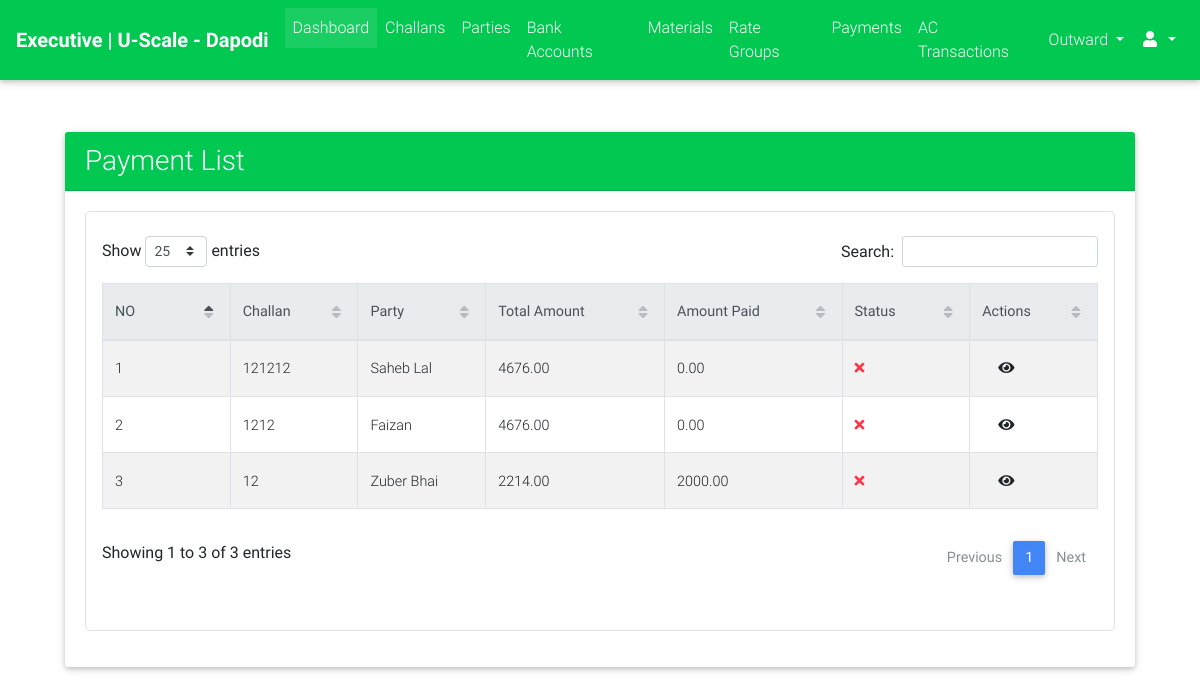
Screenshot of /cms_admin/payments/list/ (signed in) with the database file from the repository.
### payments/models.py (models this page shows, shortened)
class Payment(models.Model):
    PAYMENT_MODE_CHOICES = (("DP", "Direct Payment"), ("AL", "Account Less"))
    PAYMENT_STATUS_CHOICES = (("PN", "Pending"), ("DN", "Done"))
    challan = models.OneToOneField("challans.Challan", on_delete=models.CASCADE)
    payment_mode = models.CharField(max_length=2, choices=PAYMENT_MODE_CHOICES, blank=True, null=True)
    status = models.CharField(max_length=2, choices=PAYMENT_STATUS_CHOICES, default="PN")
    payed_amount = models.DecimalField(max_digits=9, decimal_places=2, default=0.00)
    amount = models.DecimalField(max_digits=9, decimal_places=2, null=True, blank=True)
    payed_on = models.DateTimeField(blank=True, null=True)
    image = models.ImageField(upload_to="payments/", blank=True, null=True)
    extra_info = models.TextField(blank=True)
    created_on = models.DateTimeField(auto_now_add=True)
    @property
    def get_absolute_url(self):
        return reverse_lazy("payments:detail", kwargs={"id": self.id})

### challans/models.py (models this page shows, shortened)
class Challan(models.Model):
    STATUS_CHOICES = (("PN", "Pending"), ("DN", "Done"))
    created_by = models.ForeignKey(User, on_delete=models.PROTECT)
    party = models.ForeignKey("parties.Party", on_delete=models.CASCADE)
    challan_no = models.PositiveIntegerField(blank=True, null=True)
    vehicle_details = models.CharField(max_length=128, blank=True, null=True)
    weights_amount = models.DecimalField(max_digits=9, decimal_places=2, default=decimal.Decimal(0.00))
    extra_charges = models.DecimalField(verbose_name="Kata Charges", max_digits=9, decimal_places=2,
                                        default=decimal.Decimal(0.00), validators=[MinValueValidator(limit_value=0), MaxValueValidator(limit_value=100)])
    round_amount = models.DecimalField(max_digits=4, decimal_places=2, default=decimal.Decimal(0.00), validators=[MinValueValidator(limit_value=-10), MaxValueValidator(limit_value=10)])
    total_amount = models.DecimalField(max_digits=9, decimal_places=2, default=decimal.Decimal(0.00), validators=[MinValueValidator(limit_value=0)])
    image = models.ImageField(upload_to="payments/", blank=True, null=True)
    extra_info = models.TextField(blank=True)
    created_on = models.DateTimeField(auto_now_add=True, editable=True)
    updated_on = models.DateTimeField(auto_now=True, editable=True)
    is_entries_done = models.BooleanField(default=False)
    is_reports_done = models.BooleanField(default=False)
    is_rates_assigned = models.BooleanField(default=False)
    is_payed = models.BooleanField(default=False)
    status = models.CharField(max_length=2, choices=STATUS_CHOICES, default="PN")

### parties/models.py (models this page shows, shortened)
class Party(models.Model):
    RATE_TYPE_CHOICES = (("GR", "Group Rate"), ("IR", "Individual Rate"))
    rate_type = models.CharField(max_length=2, choices=RATE_TYPE_CHOICES)
    rate_group = models.ForeignKey("rates.RateGroup", on_delete=models.PROTECT, blank=True, null=True)
    name = models.CharField(max_length=128)
    party_code = models.CharField(max_length=32, blank=True)
    address = models.TextField(blank=True)
    phone = models.CharField(max_length=13)
    whatsapp = models.CharField(max_length=13, blank=True)
    email = models.EmailField(blank=True, null=True)
    extra_info = models.TextField(blank=True)
    is_wallet_party = models.BooleanField(default=False)
    is_active = models.BooleanField(default=True)
    def __str__(self):
        return self.name
    class Meta:
        verbose_name = "Party"
        verbose_name_plural = "Parties"

### cms_admin/views.py (the view)
class PaymentListView(LoginRequiredMixin, ListView):
    model = Payment
    template_name = "cms_admin/payments/list.html"
    context_object_name = "payments"
    ordering = "-id"

### cms_admin/templates/cms_admin/payments/list.html (shortened to what this page needs)
{% extends "cms_admin/base.html" %}
{% load crispy_forms_tags %}
{% load static %}
{% block custom_links %}
    <link href="{% static "css/addons/datatables.min.css" %}" rel="stylesheet">
    <link href="{% static "css/addons/datatables-select.min.css" %}" rel="stylesheet">
{% endblock %}
{% block content %}
    <br><br>
    <div class="col-lg-11 m-auto">
        <div class="card">
            <div class="card-header bg-success text-white">
                <h3 class="m-auto">Payment List</h3>
            </div>
            <div class="card-body">
                 <div class="table p-3 border" style="border-radius: 5px">
                     <table id="dt-basic-checkbox" class="table table-striped table-bordered" cellspacing="0" width="100%">
                         <thead class="thead-light">
                            <th class="th-sm" style="width: 30px">NO</th>
                            <th class="th-sm">Challan</th>
                            <th class="th-sm">Party</th>
                            <th class="th-sm">Total Amount</th>
                            <th class="th-sm">Amount Paid</th>
                            <th class="th-sm">Status</th>
                            <th class="th-sm">Actions</th>
                         </thead>
                         <tbody>
                             {% if payments %}
                                 {% for payment in payments %}
                                     <tr>
                                        <td>{{ forloop.counter }}</td>
                                         <td><a href="{{ payment.get_absolute_url }}">{{ payment.challan.challan_no }}</a></td>
                                        <td>{{ payment.challan.party }}</td>
                                        <td>{{ payment.amount }}</td>
                                        <td>{{ payment.payed_amount }}</td>
                                        <td>
                                            {% if payment.status == "DN" %}
                                                <i class="fa fa-check text-success"></i>
                                            {% else %}
                                                <i class="fa fa-times text-danger"></i>
                                            {% endif %}
                                        </td>
                                        <td class="m-auto">
                                            <a class="m-3" href="{{ payment.get_absolute_url }}"><i class="fa fa-eye"></i></a>
                                        </td>
                                     </tr>
                                 {% endfor %}
                             {% else %}
                                 <span class="text-black-50 font-weight-bold">No Parties Found</span>
                             {% endif %}
                         </tbody>
                    </table>
                 </div>
            </div>
        </div>
    </div>
{% endblock %}

### rows the page displays
Payment: challan.challan_no "121212", challan.party "Saheb Lal", amount "4676.00", payed_amount "0.00"
Payment: challan.challan_no "1212", challan.party "Faizan", amount "4676.00", payed_amount "0.00"
Payment: challan.challan_no "12", challan.party "Zuber Bhai", amount "2214.00", payed_amount "2000.00"
